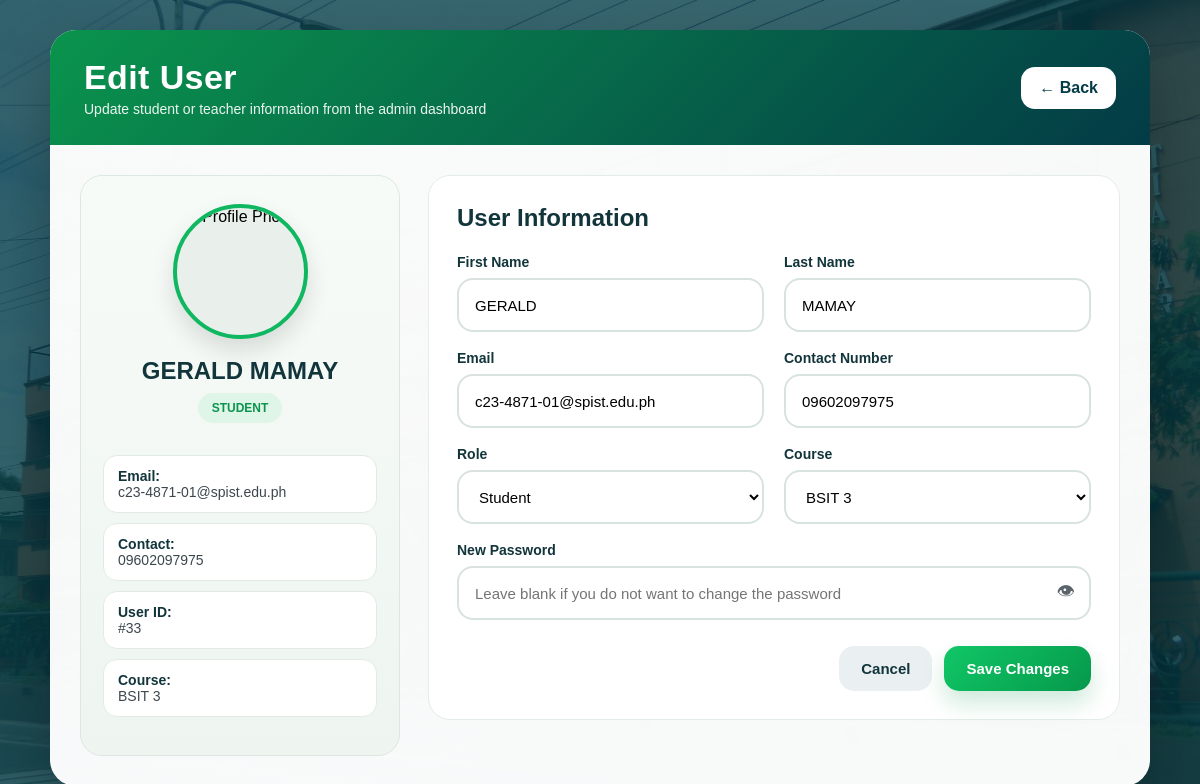
/clearance_system/dashboard/edit_user.php?id=33&return=admin.php?view=students (signed in), run on the app's committed database.
### tables this page shows
CREATE TABLE `users` (
  `id` int(11) NOT NULL,
  `firstname` varchar(100) DEFAULT NULL,
  `lastname` varchar(100) DEFAULT NULL,
  `email` varchar(100) DEFAULT NULL,
  `contact_number` varchar(20) DEFAULT NULL,
  `password` varchar(255) DEFAULT NULL,
  `role` enum('student','teacher') DEFAULT NULL,
  `course` varchar(50) DEFAULT NULL,
  `profile_photo` varchar(255) DEFAULT NULL,
  `is_deleted` tinyint(1) NOT NULL DEFAULT 0,
  `deleted_at` datetime DEFAULT NULL
);

### clearance_system/dashboard/edit_user.php (the view, shortened to what this page needs)
<?php
include("../config/db.php");
$id = intval($_GET['id']);
$returnUrl = isset($_GET['return']) && !empty($_GET['return'])
    ? $_GET['return']
    : 'admin.php?view=students';
$stmt = $conn->prepare("SELECT * FROM users WHERE id = ?");
$stmt->bind_param("i", $id);
$stmt->execute();
$result = $stmt->get_result();
$user = $result->fetch_assoc();
$default_photo = "../assets/southern.png";
if (!empty($user['profile_photo']) && file_exists("../assets/uploads/profile/" . $user['profile_photo'])) {
    $profile_photo = "../assets/uploads/profile/" . $user['profile_photo'];
} else {
    $profile_photo = $default_photo;
}
?>
<!DOCTYPE html>
<html lang="en">
<head>
</head>
<body>
    <div class="edit-container">
        <div class="edit-header">
            <div>
                <h1>Edit User</h1>
                <p>Update student or teacher information from the admin dashboard</p>
            </div>
            <a href="<?php echo htmlspecialchars($returnUrl); ?>" class="back-btn">← Back</a>
        </div>
        <div class="edit-body">
            <div class="edit-grid">
                <div class="profile-card">
                    <div class="avatar">
                        <img src="<?php echo htmlspecialchars($profile_photo); ?>" alt="Profile Photo" onerror="this.src='../assets/southern.png';">
                    </div>
                    <h2><?php echo htmlspecialchars($user['firstname'] . ' ' . $user['lastname']); ?></h2>
                    <div class="mini-badge">
                        <?php echo strtoupper(htmlspecialchars($user['role'])); ?>
                    </div>
                    <div class="profile-meta">
                        <div><strong>Email:</strong><br><?php echo htmlspecialchars($user['email']); ?></div>
                        <div><strong>Contact:</strong><br><?php echo htmlspecialchars($user['contact_number']); ?></div>
                        <div><strong>User ID:</strong><br>#<?php echo $user['id']; ?></div>
                        <?php if (!empty($user['course'])): ?>
                            <div><strong>Course:</strong><br><?php echo htmlspecialchars($user['course']); ?></div>
                        <?php endif; ?>
                    </div>
                </div>
                <div class="form-card">
                    <div class="form-title">User Information</div>
                    <form method="POST">
                        <div class="form-grid">
                            <div class="input-group">
                                <label for="firstname">First Name</label>
                                <input type="text" id="firstname" name="firstname" value="<?php echo htmlspecialchars($user['firstname']); ?>" required>
                            </div>
                            <div class="input-group">
                                <label for="lastname">Last Name</label>
                                <input type="text" id="lastname" name="lastname" value="<?php echo htmlspecialchars($user['lastname']); ?>" required>
                            </div>
                            <div class="input-group">
                                <label for="email">Email</label>
                                <input type="email" id="email" name="email" value="<?php echo htmlspecialchars($user['email']); ?>" required>
                            </div>
                            <div class="input-group">
                                <label for="contact_number">Contact Number</label>
                                <input type="text" id="contact_number" name="contact_number" value="<?php echo htmlspecialchars($user['contact_number']); ?>" required>
                            </div>
                            <div class="input-group">
                                <label for="role">Role</label>
                                <select name="role" id="role" onchange="toggleCourseField()" required>
                                    <option value="student" <?php echo ($user['role'] === 'student') ? 'selected' : ''; ?>>Student</option>
                                </select>
                            </div>
                            <div class="input-group course-box" id="courseBox">
                                <label for="course">Course</label>
                                <select name="course" id="course">
                                    <option value="BSIT 3" <?php echo ($user['course'] === 'BSIT 3') ? 'selected' : ''; ?>>BSIT 3</option>
                                </select>
                            </div>
                            <div class="input-group full">
                                <label for="password">New Password</label>
                                <div class="password-wrap">
                                    <input type="password" id="password" name="password" placeholder="Leave blank if you do not want to change the password">
                                    <span class="toggle-password" onclick="togglePassword()">👁</span>
                                </div>
                            </div>
                        </div>
                        <div class="button-row">
                            <a href="<?php echo htmlspecialchars($returnUrl); ?>" class="btn btn-cancel">Cancel</a>
                            <button type="submit" class="btn btn-save">Save Changes</button>
                        </div>
                    </form>
                </div>
            </div>
        </div>
    </div>
</body>
</html>

### data on the page
users: firstname+lastname "GERALD MAMAY", role "STUDENT", email "c23-4871-01@spist.edu.ph", contact_number "09602097975", id "33", course "BSIT 3", firstname "GERALD", lastname "MAMAY", role "Student"
